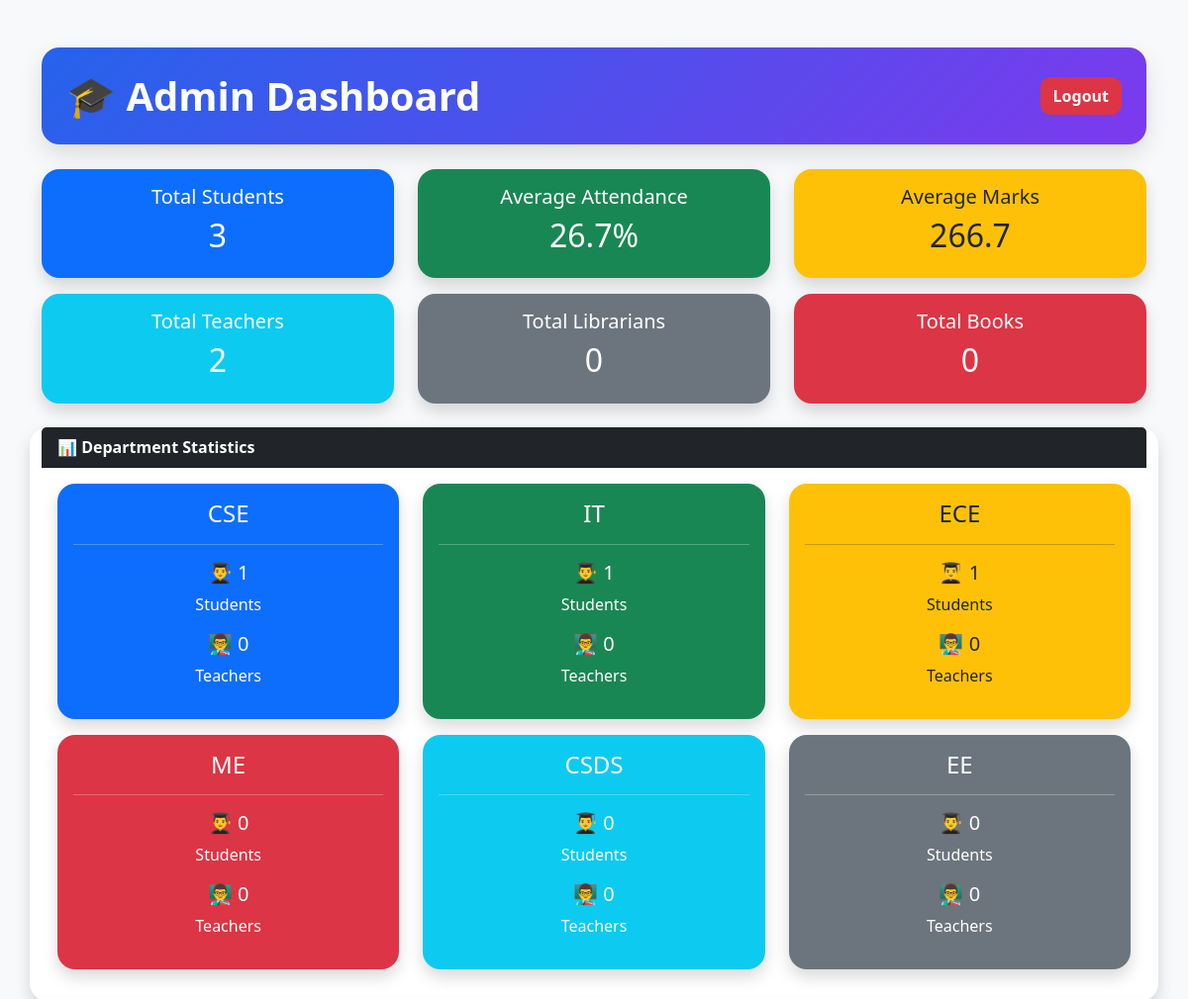
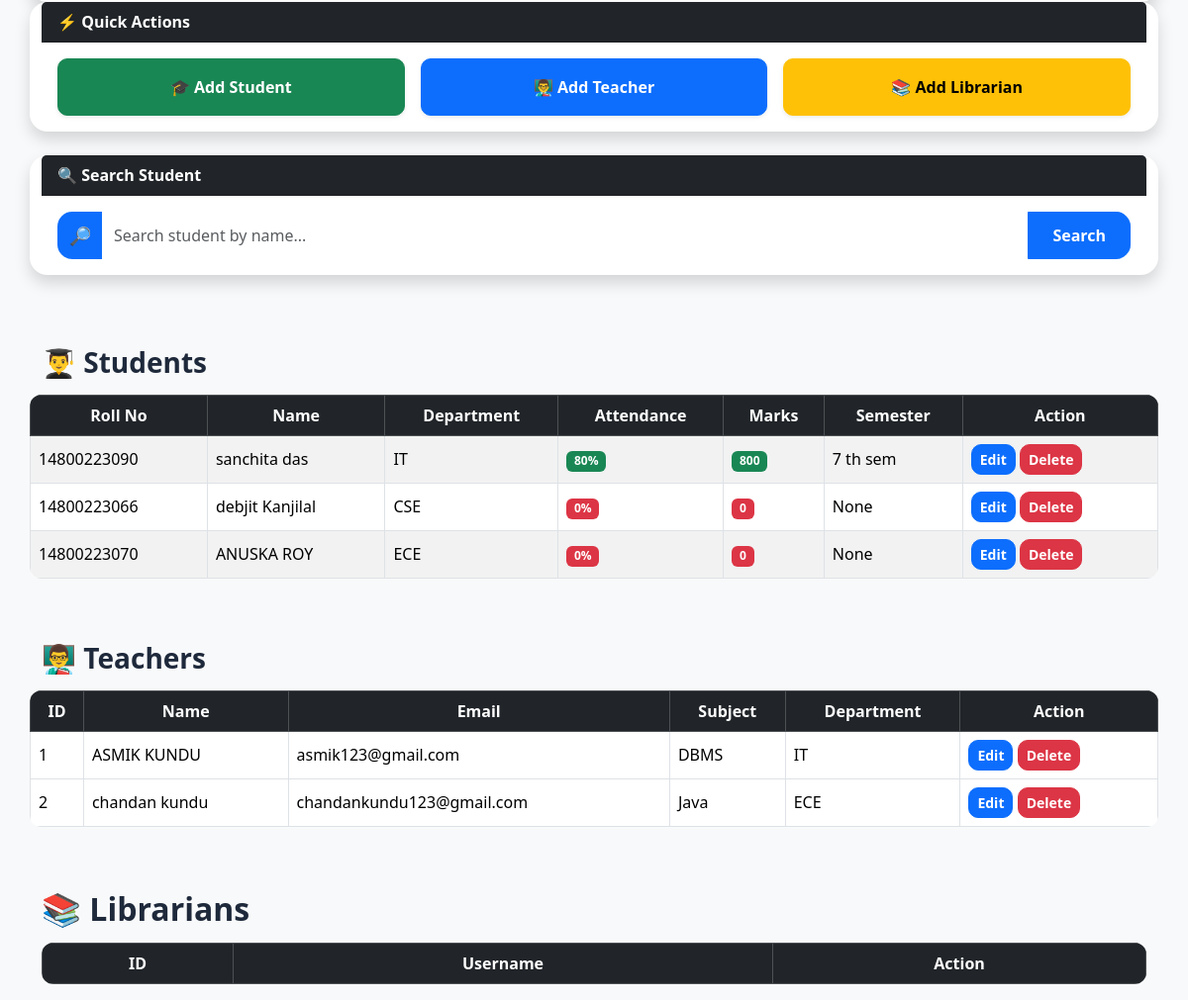
Before: /admin (signed in) with the older database file (2 pictures, top to bottom).
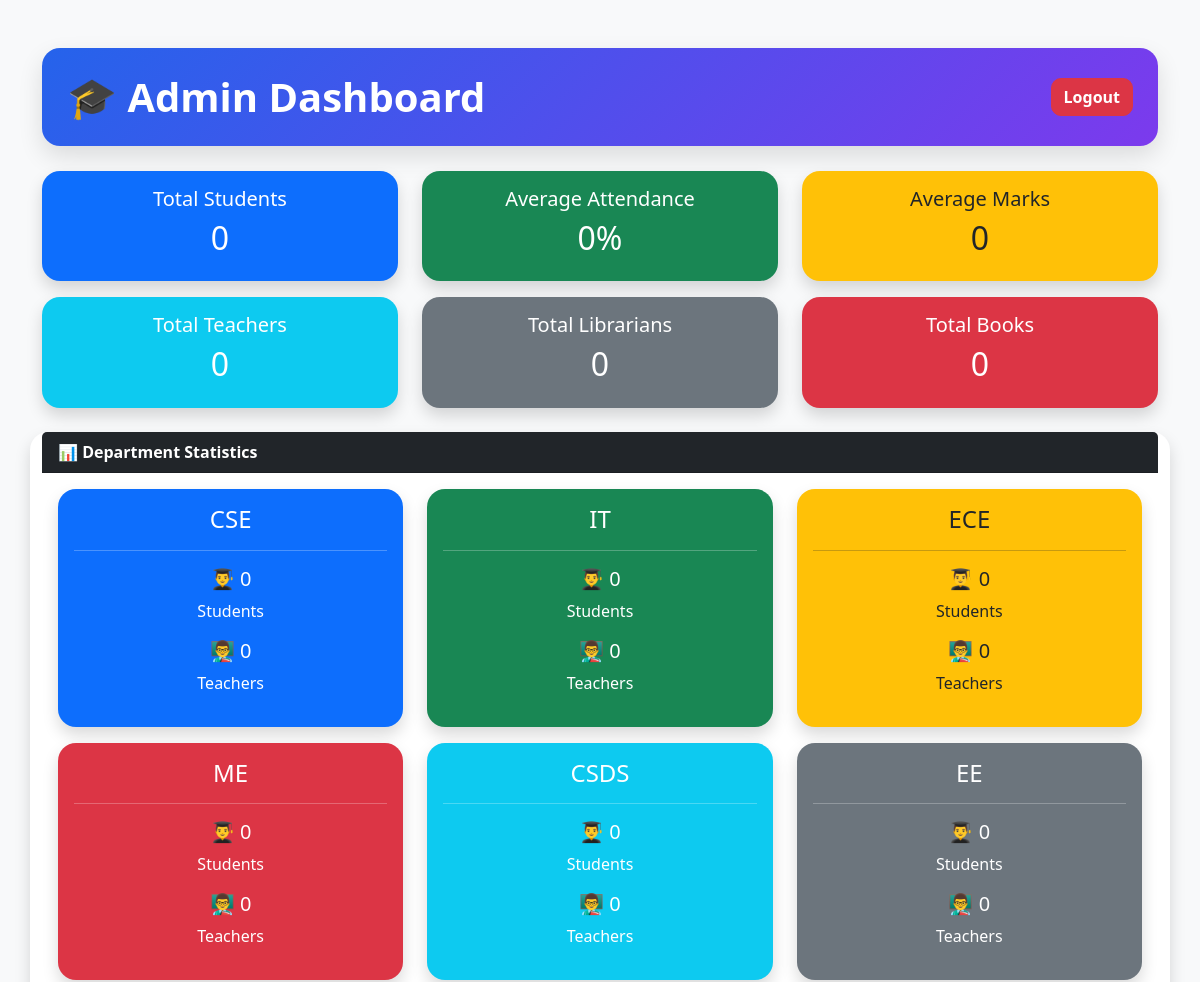
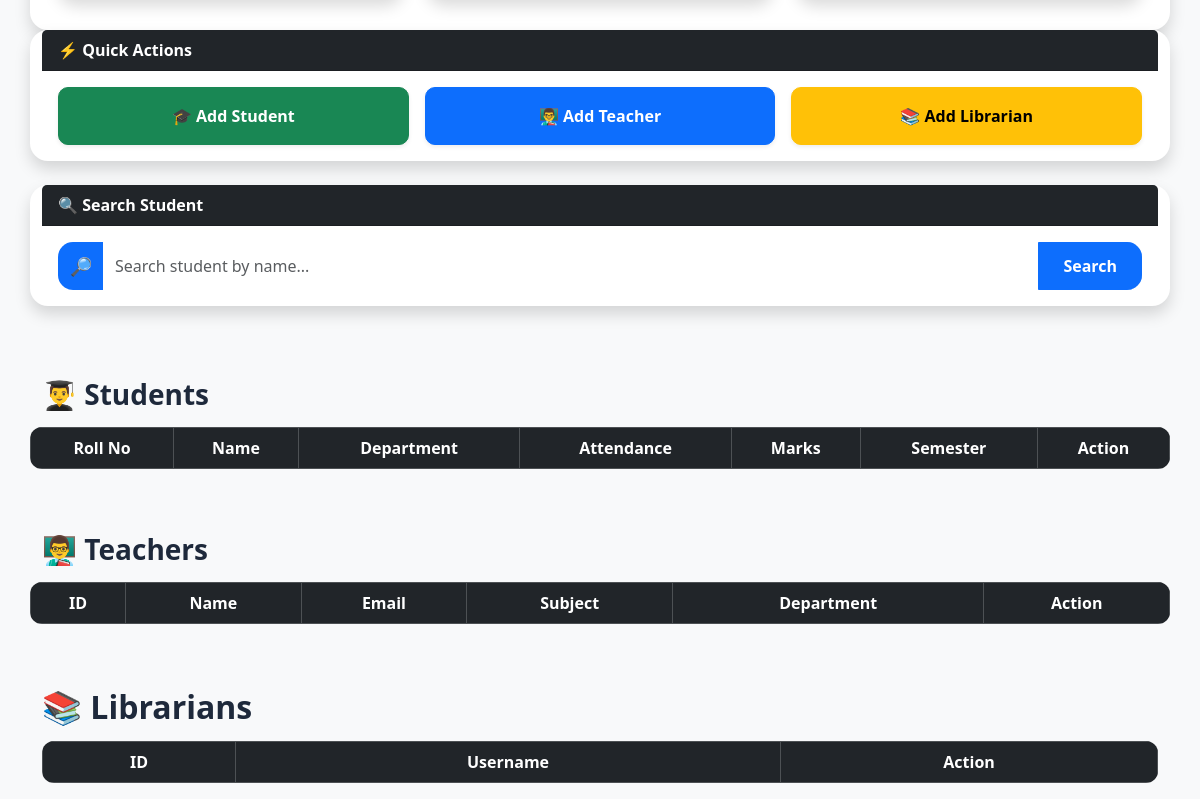
After: the same page with the newer database file (2 pictures, top to bottom).
### models.py (models this page shows)
class Student(db.Model):
    id = db.Column(db.Integer, primary_key=True)
    roll_number = db.Column(db.String(50), unique=True)
    name = db.Column(db.String(100))
    email = db.Column(db.String(100))
    department = db.Column(db.String(100))
    password = db.Column(db.String(100))
    attendance = db.Column(db.Integer, default=0)
    marks = db.Column(db.Integer, default=0)
    semester = db.Column(db.String(50))
    photo = db.Column(db.String(200))
    signature = db.Column(db.String(200))

class Teacher(db.Model):
    id = db.Column(db.Integer, primary_key=True)
    name = db.Column(db.String(100), nullable=False)
    email = db.Column(db.String(100), unique=True, nullable=False)
    department = db.Column(db.String(100))
    subject = db.Column(db.String(100))
    password = db.Column(db.String(100), nullable=False)

### app.py (the view)
@app.route("/admin")
def admin():
    if "admin" not in session:
        return redirect("/admin_login")
    search = request.args.get("search")
    teachers = Teacher.query.all()
    librarians = Librarian.query.all()
    if search:
        students = Student.query.filter(
            Student.name.contains(search)
        ).all()
    else:
        students = Student.query.all()
    total_students = len(students)
    total_teachers = Teacher.query.count()
    total_librarians = Librarian.query.count()
    total_books = Book.query.count()
    cse_students = Student.query.filter_by(
        department="CSE"
    ).count()
    it_students = Student.query.filter_by(
        department="IT"
    ).count()
    ece_students = Student.query.filter_by(
        department="ECE"
    ).count()
    me_students = Student.query.filter_by(
        department="ME"
    ).count()
    csds_students = Student.query.filter_by(
        department="CSDS"
    ).count()
    ee_students = Student.query.filter_by(
        department="EE"
    ).count()
    cse_teachers = Teacher.query.filter_by(
        subject="CSE"
    ).count()
    it_teachers = Teacher.query.filter_by(
        subject="IT"
    ).count()
    ece_teachers = Teacher.query.filter_by(
        subject="ECE"
    ).count()
    me_teachers = Teacher.query.filter_by(
        subject="ME"
    ).count()
    csds_teachers = Teacher.query.filter_by(
        subject="CSDS"
    ).count()
    ee_teachers = Teacher.query.filter_by(
        subject="EE"
    ).count()
    if total_students > 0:
        avg_attendance = sum(
            s.attendance for s in students
        ) / total_students
        avg_marks = sum(
            s.marks for s in students
        ) / total_students
    else:
        avg_attendance = 0
        avg_marks = 0
    return render_template(
        "admin_dashboard.html",
        students=students,
        teachers=teachers,
        librarians=librarians,
        total_students=total_students,
        total_teachers=total_teachers,
        total_librarians=total_librarians,
        total_books=total_books,
        avg_attendance=round(avg_attendance, 1),
        avg_marks=round(avg_marks, 1),
        cse_students=cse_students,
        it_students=it_students,
        ece_students=ece_students,
        me_students=me_students,
        csds_students=csds_students,
        ee_students=ee_students,
        cse_teachers=cse_teachers,
        it_teachers=it_teachers,
        ece_teachers=ece_teachers,
        me_teachers=me_teachers,
        csds_teachers=csds_teachers,
        ee_teachers=ee_teachers
    )

### templates/admin_dashboard.html (shortened to what this page needs)
<!DOCTYPE html>
<html>
<head>
    <link href="https://cdn.jsdelivr.net/npm/bootstrap@5.3.3/dist/css/bootstrap.min.css" rel="stylesheet">
</head>
<body class="bg-light">
<div class="container mt-5">
<div class="admin-header d-flex justify-content-between align-items-center">
    <h1>🎓 Admin Dashboard</h1>
    <a href="/admin_logout"
       class="btn btn-danger">
       Logout
    </a>
</div>
    <div class="row mb-4">
    <div class="col-md-4">
        <div class="card bg-primary text-white shadow">
            <div class="card-body text-center">
                <h5>Total Students</h5>
                <h2>{{ total_students }}</h2>
            </div>
        </div>
    </div>
    <div class="col-md-4">
        <div class="card bg-success text-white shadow">
            <div class="card-body text-center">
                <h5>Average Attendance</h5>
                <h2>{{ avg_attendance }}%</h2>
            </div>
        </div>
    </div>
    <div class="col-md-4">
        <div class="card bg-warning text-dark shadow">
            <div class="card-body text-center">
                <h5>Average Marks</h5>
                <h2>{{ avg_marks }}</h2>
            </div>
        </div>
    </div>
    <div class="col-md-4 mt-3">
    <div class="card bg-info text-white shadow">
        <div class="card-body text-center">
            <h5>Total Teachers</h5>
            <h2>{{ total_teachers }}</h2>
        </div>
    </div>
</div>
      <div class="col-md-4 mt-3">
    <div class="card bg-secondary text-white shadow">
        <div class="card-body text-center">
            <h5>Total Librarians</h5>
            <h2>{{ total_librarians }}</h2>
        </div>
    </div>
</div>
<div class="col-md-4 mt-3">
    <div class="card bg-danger text-white shadow">
        <div class="card-body text-center">
            <h5>Total Books</h5>
            <h2>{{ total_books }}</h2>
        </div>
    </div>
</div>
<div class="card shadow mt-4">
    <div class="card-header bg-dark text-white">
        📊 Department Statistics
    </div>
    <div class="card-body">
        <div class="row">
            <div class="col-md-4 mb-3">
                <div class="card bg-primary text-white shadow">
                    <div class="card-body text-center">
                        <h4>CSE</h4>
                        <hr>
                        <h5>👨‍🎓 {{ cse_students }}</h5>
                        <p>Students</p>
                        <h5>👨‍🏫 {{ cse_teachers }}</h5>
                        <p>Teachers</p>
                    </div>
                </div>
            </div>
            <div class="col-md-4 mb-3">
                <div class="card bg-success text-white shadow">
                    <div class="card-body text-center">
                        <h4>IT</h4>
                        <hr>
                        <h5>👨‍🎓 {{ it_students }}</h5>
                        <p>Students</p>
                        <h5>👨‍🏫 {{ it_teachers }}</h5>
                        <p>Teachers</p>
                    </div>
                </div>
            </div>
            <div class="col-md-4 mb-3">
                <div class="card bg-warning shadow">
                    <div class="card-body text-center">
                        <h4>ECE</h4>
                        <hr>
                        <h5>👨‍🎓 {{ ece_students }}</h5>
                        <p>Students</p>
                        <h5>👨‍🏫 {{ ece_teachers }}</h5>
                        <p>Teachers</p>
                    </div>
                </div>
            </div>
            <div class="col-md-4 mb-3">
                <div class="card bg-danger text-white shadow">
                    <div class="card-body text-center">
                        <h4>ME</h4>
                        <hr>
                        <h5>👨‍🎓 {{ me_students }}</h5>
                        <p>Students</p>
                        <h5>👨‍🏫 {{ me_teachers }}</h5>
                        <p>Teachers</p>
                    </div>
                </div>
            </div>
            <div class="col-md-4 mb-3">
                <div class="card bg-info text-white shadow">
                    <div class="card-body text-center">
                        <h4>CSDS</h4>
                        <hr>
                        <h5>👨‍🎓 {{ csds_students }}</h5>
                        <p>Students</p>
                        <h5>👨‍🏫 {{ csds_teachers }}</h5>
                        <p>Teachers</p>
                    </div>
                </div>
            </div>
            <div class="col-md-4 mb-3">
                <div class="card bg-secondary text-white shadow">
                    <div class="card-body text-center">
                        <h4>EE</h4>
                        <hr>
                        <h5>👨‍🎓 {{ ee_students }}</h5>
                        <p>Students</p>
                        <h5>👨‍🏫 {{ ee_teachers }}</h5>
                        <p>Teachers</p>
                    </div>
                </div>
            </div>
        </div>
    </div>
</div>
<div class="card shadow border-0 mb-4">
    <div class="card-header bg-dark text-white">
        ⚡ Quick Actions
    </div>
    <div class="card-body">
        <div class="row g-3">
            <div class="col-md-4">
                <a href="/register"
                   class="btn btn-success w-100 py-3 fw-bold shadow-sm">
                   🎓 Add Student
                </a>
            </div>
            <div class="col-md-4">
                <a href="/add_teacher"
                   class="btn btn-primary w-100 py-3 fw-bold shadow-sm">
                   👨‍🏫 Add Teacher
                </a>
            </div>
            <div class="col-md-4">
                <a href="/add_librarian"
                   class="btn btn-warning w-100 py-3 fw-bold shadow-sm">
                   📚 Add Librarian
                </a>
            </div>
        </div>
    </div>
</div>
<div class="card shadow border-0 mb-4">
    <div class="card-header bg-dark text-white">
        🔍 Search Student
    </div>
    <div class="card-body">
        <form method="GET" action="/admin">
            <div class="input-group">
                <span class="input-group-text bg-primary text-white border-0">
                    🔎
                </span>
                <input
                    type="text"
                    name="search"
                    class="form-control border-0 shadow-none"
                    placeholder="Search student by name..."
                >
                <button
                    type="submit"
                    class="btn btn-primary px-4">
                    Search
                </button>
            </div>
        </form>
    </div>
</div>
        <h3 class="section-title mt-5">👨‍🎓 Students</h3>
    <table class="table table-bordered table-striped">
        <thead class="table-dark">
            <tr>
                <th>Roll No</th>
                <th>Name</th>
                <th>Department</th>
                <th>Attendance</th>
                <th>Marks</th>
                <th>Semester</th>
                <th>Action</th>
            </tr>
        </thead>
        <tbody>
            {% for student in students %}
            <tr>
                <td>{{ student.roll_number }}</td>
                <td>{{ student.name }}</td>
                <td>{{ student.department }}</td>
 <td>
{% if student.attendance >= 75 %}
<span class="badge bg-success">
    {{ student.attendance }}%
</span>
{% elif student.attendance >= 50 %}
<span class="badge bg-warning text-dark">
    {{ student.attendance }}%
</span>
{% else %}
<span class="badge bg-danger">
    {{ student.attendance }}%
</span>
{% endif %}
</td>
                <td>
{% if student.marks >= 800 %}
<span class="badge bg-success">
    {{ student.marks }}
</span>
{% elif student.marks >= 500 %}
<span class="badge bg-warning text-dark">
    {{ student.marks }}
</span>
{% else %}
<span class="badge bg-danger">
    {{ student.marks }}
</span>
{% endif %}
</td>
                <td>{{ student.semester }}</td>
  <td>
    <a href="/edit_student/{{ student.id }}"
       class="btn btn-primary btn-sm">
       Edit
    </a>
   <a href="/delete_student/{{ student.id }}"
   class="btn btn-danger btn-sm"
   onclick="return confirm('Delete this student?')">
   Delete
</a>
</td>
            </tr>
            {% endfor %}
        </tbody>
    </table>
    <h3 class="section-title mt-5">👨‍🏫 Teachers</h3>
<table class="table table-bordered">
    <thead class="table-dark">
        <tr>
            <th>ID</th>
            <th>Name</th>
            <th>Email</th>
            <th>Subject</th>
            <th>Department</th>
            <th>Action</th>
        </tr>
    </thead>
    <tbody>
        {% for teacher in teachers %}
        <tr>
            <td>{{ teacher.id }}</td>
            <td>{{ teacher.name }}</td>
            <td>{{ teacher.email }}</td>
            <td>{{ teacher.subject }}</td>
            <td>{{ teacher.department }}</td>
            <td>
    <a href="/edit_teacher/{{ teacher.id }}"
       class="btn btn-primary btn-sm">
       Edit
    </a>
   <a href="/delete_teacher/{{ teacher.id }}"
   class="btn btn-danger btn-sm"
   onclick="return confirm('Delete this teacher?')">
   Delete
</a>
</td>
        </tr>
        {% endfor %}
    </tbody>
</table>
</div>
<h2 class="section-title mt-5">📚 Librarians</h2>
<table class="table table-bordered">
    <thead class="table-dark">
        <tr>
            <th>ID</th>
            <th>Username</th>
            <th>Action</th>
        </tr>
    </thead>
</table>
</body>
</html>

### templates/admin_dashboard.html (style rules this page uses)
body { background:#f3f6fb; }
.btn { border-radius:10px; font-weight:600; }
.table { background:white; border-radius:12px; overflow:hidden; }
.table th { text-align:center; vertical-align:middle; }
.card { border:none; border-radius:18px; }
.card-header { font-weight:600; }
.section-title { font-weight:700; color:#1e293b; margin-bottom:15px; }
.admin-header { background:linear-gradient(135deg,#2563eb,#7c3aed); color:white; padding:25px; border-radius:18px; margin-bottom:25px; box-shadow:0 10px 25px rgba(0,0,0,0.12); }
.admin-header h1 { margin:0; font-weight:700; }
.input-group { border-radius:15px; overflow:hidden; }
.input-group .form-control { padding:12px; font-size:16px; }
.input-group-text { font-size:18px; }
.btn { transition:0.3s; }

Changed rows visible on the page:
removed Student: roll_number "14800223090", name "sanchita das", department "IT", attendance "80", marks "800", semester "7 th sem"
removed Student: roll_number "14800223066", name "debjit Kanjilal", department "CSE", attendance "0", marks "0", semester "None"
removed Student: roll_number "14800223070", name "ANUSKA ROY", department "ECE", attendance "0", marks "0", semester "None"
removed Teacher: id "1", name "ASMIK KUNDU", email "asmik123@gmail.com", subject "DBMS", department "IT"
removed Teacher: id "2", name "chandan kundu", email "chandankundu123@gmail.com", subject "Java", department "ECE"
Other visible differences:
{{ total_students }}: "3" → "0"
{{ avg_attendance }}: "26.7" → "0"
{{ avg_marks }}: "266.7" → "0"
{{ total_teachers }}: "2" → "0"
{{ cse_students }}: "1" → "0"
{{ it_students }}: "1" → "0"
{{ ece_students }}: "1" → "0"
